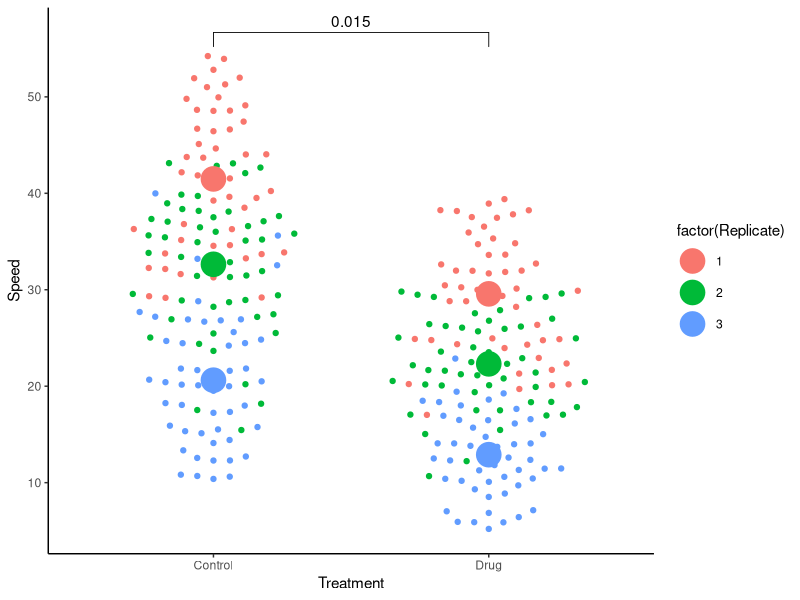

Source code (R):
## ---- chunk 1
library(dplyr)
library(ggplot2)
library(ggbeeswarm)
library(ggpubr)
## ---- chunk 2
dat <- read.table(file = "../dat/superplot data.txt",  # path to the file
           header = T,    # Whether to display the header
           sep = ",")     # Separator
head(dat)
## ---- chunk 3
ReplicateAverages <- dat %>% 
  group_by(Treatment, Replicate) %>% 
  summarise_each(list(mean))
head(ReplicateAverages)
## ---- chunk 4
ggplot(dat, 
       aes(x = Treatment, y = Speed, color = factor(Replicate))) + 
  geom_beeswarm(cex = 3) + # spread the individual data points
  geom_beeswarm(data = ReplicateAverages, size = 8) + 
  stat_compare_means(data = ReplicateAverages, 
                     comparisons = list(c("Control", "Drug")), 
                     method = "t.test", # add p value on the figure
                     paired = TRUE) +
  theme_classic()
## ---- chunk 5
library(pwr)
## ---- chunk 6
power.analysis <- pwr.t.test(n = NULL, 
                             d = 0.4, 
                             sig.level = 0.05,
                             power = 0.80, 
                             type = c("two.sample"), 
                             alternative = c("two.sided"))
power.analysis
